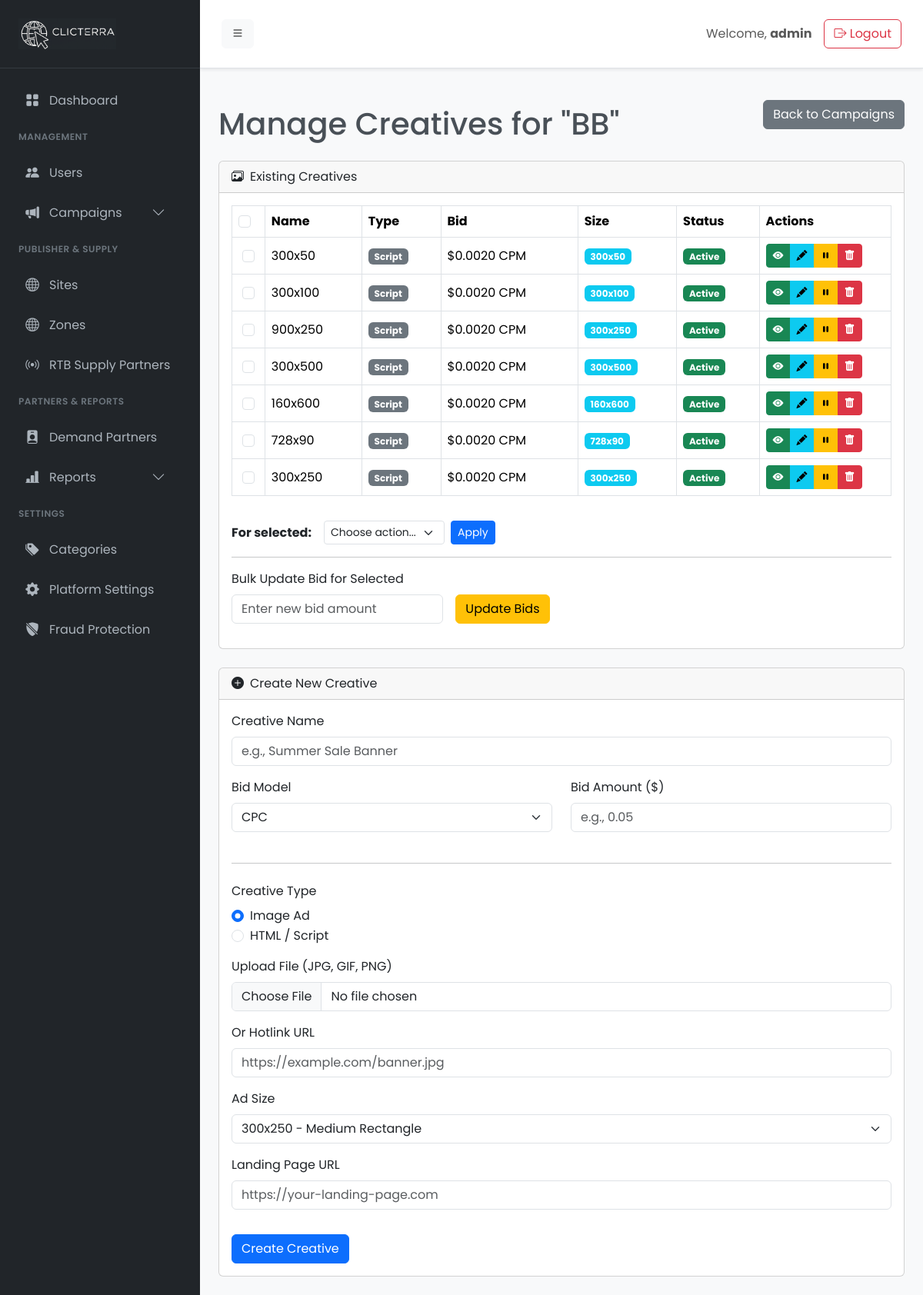
The app's page /admin/ron-creative.php?campaign_id=21 (signed in) with its own data.
### tables this page shows
CREATE TABLE `campaigns` (
  `id` int(11) NOT NULL,
  `advertiser_id` int(11) NOT NULL,
  `category_id` int(11) NOT NULL,
  `ad_format_id` int(11) NOT NULL,
  `name` varchar(255) NOT NULL,
  `serve_on_internal` tinyint(1) NOT NULL DEFAULT 1,
  `allow_external_rtb` tinyint(1) NOT NULL DEFAULT 0,
  `status` enum('active','paused','completed') DEFAULT 'active',
  `created_at` timestamp NULL DEFAULT current_timestamp()
);

CREATE TABLE `creatives` (
  `id` int(11) NOT NULL,
  `campaign_id` int(11) NOT NULL,
  `name` varchar(255) NOT NULL,
  `creative_type` enum('image','script','popunder') NOT NULL,
  `bid_model` enum('cpc','cpm') NOT NULL,
  `bid_amount` decimal(10,4) NOT NULL,
  `image_url` varchar(255) DEFAULT NULL,
  `landing_url` varchar(2048) DEFAULT NULL,
  `script_content` text DEFAULT NULL,
  `sizes` varchar(255) NOT NULL COMMENT 'e.g., "300x250" or "all" for RTB',
  `status` enum('active','paused') DEFAULT 'active',
  `created_at` timestamp NULL DEFAULT current_timestamp()
);

### admin/ron-creative.php (the view, shortened to what this page needs)
<?php
require_once __DIR__ . '/init.php';
$campaign_id = filter_input(INPUT_GET, 'campaign_id', FILTER_VALIDATE_INT);
$stmt_campaign = $conn->prepare("SELECT name, ad_format_id FROM campaigns WHERE id = ?");
$stmt_campaign->bind_param("i", $campaign_id);
$stmt_campaign->execute();
$campaign = $stmt_campaign->get_result()->fetch_assoc();
$campaign_name = $campaign['name'];
$ad_format_id = $campaign['ad_format_id'];
$is_popunder = false;
if ($ad_format_id) {
    $stmt_format = $conn->prepare("SELECT name FROM ad_formats WHERE id = ?");
    $stmt_format->bind_param("i", $ad_format_id);
    $stmt_format->execute();
    $format_result = $stmt_format->get_result()->fetch_assoc();
    $is_popunder = (strtolower($format_result['name'] ?? '') === 'popunder');
}
$creatives_sql = "SELECT id, name, creative_type, bid_model, bid_amount, sizes, status, image_url, landing_url, script_content FROM creatives WHERE campaign_id = ? ORDER BY created_at DESC";
$stmt_creatives = $conn->prepare($creatives_sql);
$stmt_creatives->bind_param("i", $campaign_id);
$stmt_creatives->execute();
$creatives_result = $stmt_creatives->get_result();
$ad_sizes = [
    '300x250' => '300x250 - Medium Rectangle', '728x90' => '728x90 - Leaderboard',
    '160x600' => '160x600 - Wide Skyscraper', '320x50' => '300x50 - Mobile Leaderboard',
    '300x500' => '300x500 - Half Page', '900x250' => '900x250 - Billboard',
    '468x60' => '468x60 - Banner', '250x250' => '300x100 - Square',
    'all' => 'All Sizes (for Script)'
];
require_once __DIR__ . '/templates/header.php';
?>
<div class="d-flex justify-content-between align-items-center mb-4">
    <h1 class="mt-4 mb-0">Manage Creatives for "<?php echo htmlspecialchars($campaign_name); ?>"</h1>
    <a href="campaigns.php" class="btn btn-secondary">Back to Campaigns</a>
</div>
<div class="card mb-4">
    <div class="card-header"><i class="bi bi-images me-2"></i>Existing Creatives</div>
    <div class="card-body">
        <form action="ron-creative-action.php" method="POST" id="bulk-action-form">
            <div class="table-responsive">
                <table class="table table-bordered align-middle">
                    <thead><tr>
                        <th style="width: 5%;"><input class="form-check-input" type="checkbox" id="select-all-checkbox"></th>
                        <th>Name</th><th>Type</th><th>Bid</th><th>Size</th><th>Status</th>
                        <th style="width: 20%;">Actions</th>
                    </tr></thead>
                    <tbody>
                        <?php if ($creatives_result->num_rows > 0): ?>
                            <?php while($creative = $creatives_result->fetch_assoc()): ?>
                                <tr>
                                    <td class="text-center"><input class="form-check-input creative-checkbox" type="checkbox" name="creative_ids[]" value="<?php echo $creative['id']; ?>"></td>
                                    <td><?php echo htmlspecialchars($creative['name']); ?></td>
                                    <td><span class="badge bg-secondary"><?php echo ucfirst($creative['creative_type']); ?></span></td>
                                    <td>$<?php echo number_format($creative['bid_amount'], 4); ?> <?php echo strtoupper($creative['bid_model']); ?></td>
                                    <td><span class="badge bg-info"><?php echo $creative['sizes']; ?></span></td>
                                    <td><span class="badge bg-<?php echo ($creative['status'] == 'active') ? 'success' : 'warning text-dark'; ?>"><?php echo ucfirst($creative['status']); ?></span></td>
                                    <td>
                                        <div class="btn-group">
                                            <button type="button" class="btn btn-sm btn-success preview-btn" data-bs-toggle="modal" data-bs-target="#previewModal" data-creative-name="<?php echo htmlspecialchars($creative['name']); ?>" data-creative-type="<?php echo $creative['creative_type']; ?>" data-image-url="<?php echo htmlspecialchars($creative['image_url']); ?>" data-script-content="<?php echo htmlspecialchars($creative['script_content']); ?>" data-landing-url="<?php echo htmlspecialchars($creative['landing_url']); ?>">
                                                <i class="bi bi-eye-fill"></i>
                                            </button>
                                            <a href="ron-creative-edit.php?id=<?php echo $creative['id']; ?>" class="btn btn-sm btn-info" title="Edit"><i class="bi bi-pencil-fill"></i></a>
                                            <button type="button" class="btn btn-sm <?php echo ($creative['status'] == 'active') ? 'btn-warning' : 'btn-success'; ?> status-btn" data-bs-toggle="modal" data-bs-target="#statusCreativeModal" data-id="<?php echo $creative['id']; ?>" data-name="<?php echo htmlspecialchars($creative['name']); ?>" data-status="<?php echo $creative['status']; ?>">
                                                <i class="bi bi-<?php echo ($creative['status'] == 'active') ? 'pause-fill' : 'play-fill'; ?>"></i>
                                            </button>
                                            <button type="button" class="btn btn-sm btn-danger delete-btn" data-bs-toggle="modal" data-bs-target="#deleteCreativeModal" data-id="<?php echo $creative['id']; ?>" data-name="<?php echo htmlspecialchars($creative['name']); ?>">
                                                <i class="bi bi-trash-fill"></i>
                                            </button>
                                        </div>
                                    </td>
                                </tr>
                            <?php endwhile; ?>
                        <?php else: ?>
                            <tr><td colspan="7" class="text-center">No creatives found for this campaign yet.</td></tr>
                        <?php endif; ?>
                    </tbody>
                </table>
            </div>
            <div class="d-flex align-items-center mt-3">
                <div class="me-3"><strong>For selected:</strong></div>
                <div class="col-auto"><select name="bulk_action" class="form-select form-select-sm"><option value="">Choose action...</option></select></div>
                <div class="col-auto ms-2"><button type="submit" name="apply_bulk_action" class="btn btn-sm btn-primary">Apply</button></div>
            </div>
        </form>
        <hr>
        <form action="ron-creative-action.php" method="POST" class="row g-3 align-items-end" id="bulk-bid-form">
            <div class="col-md-4"><label class="form-label">Bulk Update Bid for Selected</label><input type="number" step="0.0001" name="new_bid_amount" class="form-control" placeholder="Enter new bid amount"></div>
            <div class="col-auto"><button type="submit" name="update_bulk_bids" class="btn btn-warning">Update Bids</button></div>
        </form>
    </div>
</div>
<div class="card">
    <div class="card-header"><i class="bi bi-plus-circle-fill me-2"></i>Create New Creative</div>
    <div class="card-body">
        <form action="ron-creative-action.php" method="POST" enctype="multipart/form-data">
            <div class="row"><div class="col-md-12 mb-3"><label class="form-label">Creative Name</label><input type="text" class="form-control" name="name" placeholder="e.g., Summer Sale Banner" required></div></div>
            <div class="row">
                <div class="col-md-6 mb-3"><label class="form-label">Bid Model</label><select class="form-select" name="bid_model" required><option value="cpc">CPC</option><option value="cpm">CPM</option></select></div>
                <div class="col-md-6 mb-3"><label class="form-label">Bid Amount ($)</label><input type="number" step="0.0001" class="form-control" name="bid_amount" placeholder="e.g., 0.05" required></div>
            </div>
            <hr class="my-4">
            <?php if ($is_popunder): ?>
            <div class="alert alert-info">
                <i class="bi bi-info-circle-fill me-2"></i> For Popunder campaigns, you only need to provide a landing URL. No creative assets are needed.
            </div>
            <input type="hidden" name="creative_type" value="popunder">
            <div class="mb-3">
                <label class="form-label">Landing Page URL</label>
                <input type="url" class="form-control" name="landing_url" placeholder="https://your-landing-page.com" required>
            </div>
            <input type="hidden" name="sizes" value="all">
            <?php else: ?>
            <div class="mb-3">
                <label class="form-label">Creative Type</label>
                <div class="form-check"><input class="form-check-input creative-type-trigger" type="radio" name="creative_type" id="type_image" value="image" checked><label class="form-check-label" for="type_image">Image Ad</label></div>
                <div class="form-check"><input class="form-check-input creative-type-trigger" type="radio" name="creative_type" id="type_script" value="script"><label class="form-check-label" for="type_script">HTML / Script</label></div>
            </div>
            <fieldset id="image-fields-container">
                <div class="mb-3"><label class="form-label">Upload File (JPG, GIF, PNG)</label><input class="form-control" type="file" name="creative_file"></div>
                <div class="mb-3"><label class="form-label">Or Hotlink URL</label><input type="url" class="form-control" name="image_url" placeholder="https://example.com/banner.jpg"></div>
                <div class="mb-3"><label class="form-label">Ad Size</label><select class="form-select" name="sizes"><?php foreach($ad_sizes as $value => $label): ?><option value="<?php echo $value; ?>"><?php echo $label; ?></option><?php endforeach; ?></select></div>
                <div class="mb-3"><label class="form-label">Landing Page URL</label><input type="url" class="form-control" name="landing_url" placeholder="https://your-landing-page.com" required></div>
            </fieldset>
            <?php endif; ?>
            <button type="submit" name="add_creative" class="btn btn-primary mt-3">Create Creative</button>
        </form>
    </div>
</div>
<?php
require_once __DIR__ . '/templates/footer.php';
?>

### admin/assets/css/style.css (style rules this page uses)
body { font-family: 'Poppins', sans-serif; background-color: #f8f9fa; color: #495057; }

### records on screen
campaigns: name "BB"
creatives: name "300x50", creative_type "Script", bid_amount "0.0020", bid_model "CPM", sizes "300x50", status "Active"
creatives: name "300x100", creative_type "Script", bid_amount "0.0020", bid_model "CPM", sizes "300x100", status "Active"
creatives: name "900x250", creative_type "Script", bid_amount "0.0020", bid_model "CPM", sizes "300x250", status "Active"
creatives: name "300x500", creative_type "Script", bid_amount "0.0020", bid_model "CPM", sizes "300x500", status "Active"
creatives: name "160x600", creative_type "Script", bid_amount "0.0020", bid_model "CPM", sizes "160x600", status "Active"
creatives: name "728x90", creative_type "Script", bid_amount "0.0020", bid_model "CPM", sizes "728x90", status "Active"
creatives: name "300x250", creative_type "Script", bid_amount "0.0020", bid_model "CPM", sizes "300x250", status "Active"

### other values on screen
$_SESSION['username'] "admin"
form field sizes "300x250 - Medium Rectangle"
